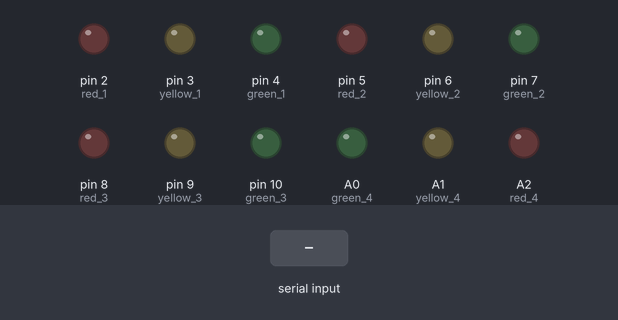
The sketch below on a simulated Arduino Uno, built with avr-gcc and run on an emulated ATmega328P. Shown: output pins drawn as LEDs (lit = HIGH). The inputs (shaded band) are chosen by the test bench. EEPROM starts erased.

Above: at 1.2 s.
1.3 s: "1" received over Serial
At 1.7 s:
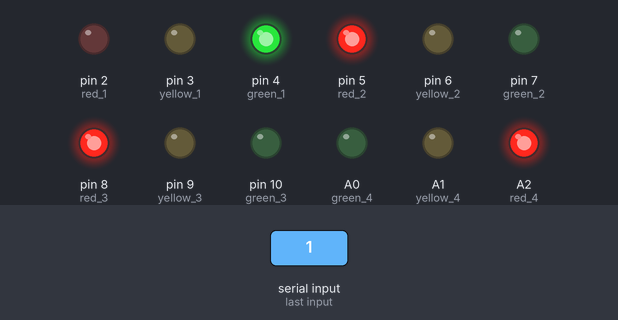
2.8 s: "2" received over Serial
At 4.0 s:
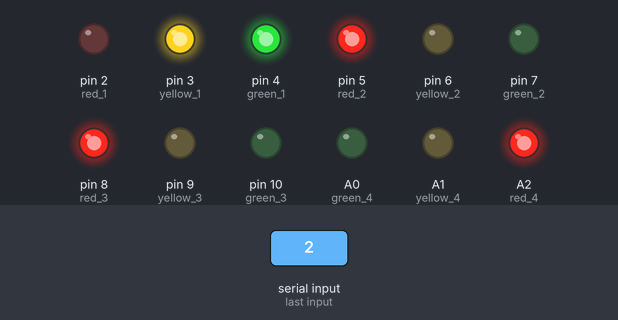
5.8 s: "3" received over Serial
At 6.3 s:
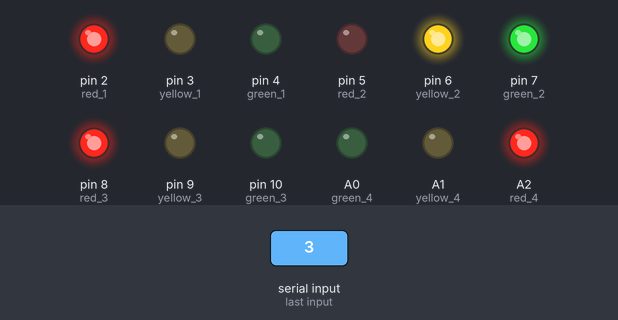
8.8 s: "4" received over Serial
At 9.8 s:
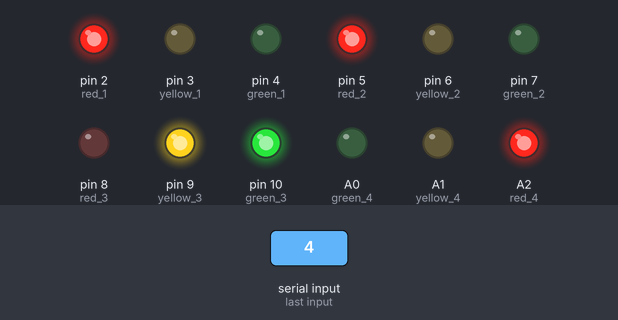
11.8 s: "1" received over Serial
At 12.1 s:
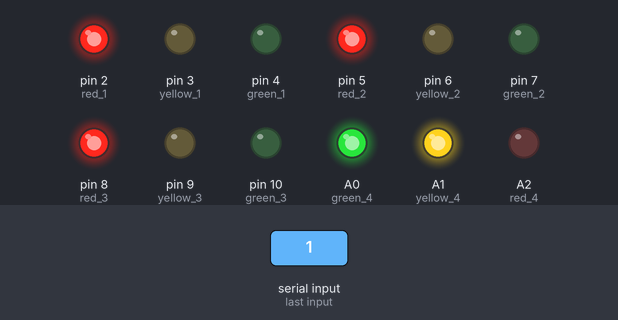
Timing chart, 0 to 15.3 s (numbered marks = the images above; inputs shaded):
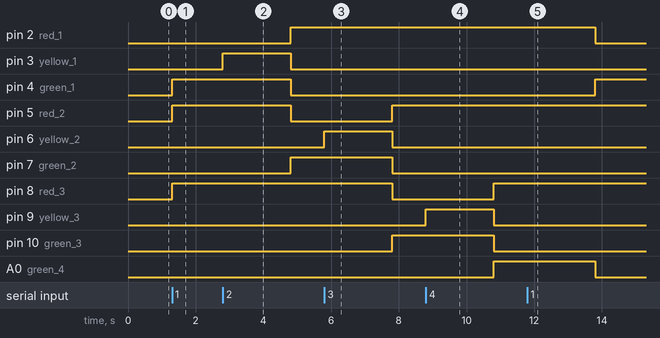

The sketch:

signal_control.ino
```cpp
/*
*
* Project Name: 	Traffic Law Enforcement System
* Author List: 		Ankitha Girish, Aiswarya Arun, Aishwarya LV, Job Jacob
* Filename: 		signal_control.ino
* Functions: 		void setup(), void loop()
* Global Variables:	1) red_1 of type int
*                       2) yellow_1 of type int
*                       3) green_1 of type int
*                       4) red_2 of type int
*                       5) yellow_2 of type int
*                       6) green_2 of type int
*                       7) red_3 of type int
*                       8) yellow_3 of type int
*                       9) green_3 of type int
*                       10) red_4 of type int
*                       11) yellow_4 of type int
*                       12) green_4 of type int
*                       13) incoming_bit of type char
*                       14) prev_incoming_bit of type char
*
*/

#include<EEPROM.h> // to store the previous green signal lane onto the EEPROM of the Arduino board

// declaring pins for the first traffic signal:
int red_1 = 2;
int yellow_1 = 3;
int green_1 = 4;

// declaring pins for the second traffic signal:
int red_2 = 5;
int yellow_2 = 6;
int green_2 = 7;

// declaring pins for the third traffic signal:
int red_3 = 8;
int yellow_3 = 9;
int green_3 = 10;

// declaring pins for the fourth traffic signal:
int red_4 = A2;
int yellow_4 = A1;
int green_4 = A0;

char incoming_bit; // for incoming serial data
char prev_incoming_bit; // for controlling yellow light

/*
*
* Function Name: 	setup()
* Input: 		None
* Output: 		None
* Logic: 		This function is used to initialize the pin modes of the LEDs which represent the traffic signals in our model. It also
*                       sets the data rate as 9600bps for serial data transmission. This function will only run once, after each powerup or
*                       reset of the Arduino board.
* Example Call:		setup(); --> from any function in the file
*
*/
void setup() {
    // configuring the specified pins to act as output of the LEDs:
    pinMode(red_1, OUTPUT);
    pinMode(yellow_1, OUTPUT);
    pinMode(green_1, OUTPUT);
    pinMode(red_2, OUTPUT);
    pinMode(yellow_2, OUTPUT);
    pinMode(green_2, OUTPUT);
    pinMode(red_3, OUTPUT);
    pinMode(yellow_3, OUTPUT);
    pinMode(green_3, OUTPUT);
    pinMode(red_4, OUTPUT);
    pinMode(yellow_4, OUTPUT);
    pinMode(green_4, OUTPUT);
    Serial.begin(9600); // opens serial port, sets data rate to 9600 bps
}

/*
*
* Function Name: 	loop()
* Input: 		None
* Output: 		None
* Logic: 		This function runs on and on like a loop as long as the Arduino has power.
*                       First it checks if the Arduino is receiving any serial data. If yes then depending on the data, the corresponding
*                       if statement (ie. for signal 1, signal 2, signal 3, signal 4) will run. If '1' the first signal will go green and the
*                       rest will go red, if '2' the second signal will go green and the rest will go red, if '3' the third signal will go
*                       green and the rest will go red and if '4' the fourth signal will go green and the rest will go red. The header file
*                       EEPROM.h is used to store the previous green signal serial data to the EEPROM so that we can blink the yellow (slow down)
*                       LED before the signal turns from green to red.
* Example Call:		loop(); --> from any function in the file
*
*/
void loop() {
    // reply only when you receive data:
    if(Serial.available() > 0) {
        // read the incoming byte:
        incoming_bit = Serial.read();
        // to run the appropriate condition based on the compared density
        if(incoming_bit == '1')
        {
            // for yellow signal
            prev_incoming_bit = EEPROM.read(1000);
            if(prev_incoming_bit == '2')
            {
                digitalWrite(yellow_2, HIGH);
                delay(2000);
            }
            else if(prev_incoming_bit == '3')
            {
                digitalWrite(yellow_3, HIGH);
                delay(2000);
            }
            else if(prev_incoming_bit == '4')
            {
                digitalWrite(yellow_4, HIGH);
                delay(2000);
            }
            EEPROM.write(1000, '1'); // writing the currrent active green signal to the memory address 1000
            digitalWrite(red_1, LOW);
            digitalWrite(yellow_1, LOW);
            digitalWrite(green_1, HIGH);
            digitalWrite(red_2, HIGH);
            digitalWrite(yellow_2, LOW);
            digitalWrite(green_2, LOW);
            digitalWrite(red_3, HIGH);
            digitalWrite(yellow_3, LOW);
            digitalWrite(green_3, LOW);
            digitalWrite(red_4, HIGH);
            digitalWrite(yellow_4, LOW);
            digitalWrite(green_4, LOW);
        }
        else if(incoming_bit == '2')
        {
            // for yellow signal
            prev_incoming_bit = EEPROM.read(1000);
            if(prev_incoming_bit == '1')
            {
                digitalWrite(yellow_1, HIGH);
                delay(2000);
            }
            else if(prev_incoming_bit == '3')
            {
                digitalWrite(yellow_3, HIGH);
                delay(2000);
            }
            else if(prev_incoming_bit == '4')
            {
                digitalWrite(yellow_4, HIGH);
                delay(2000);
            }
            EEPROM.write(1000, '2'); // writing the currrent active green signal to the memory address 1000
            digitalWrite(red_1, HIGH);
            digitalWrite(yellow_1, LOW);
            digitalWrite(green_1, LOW);
            digitalWrite(red_3, HIGH);
            digitalWrite(yellow_3, LOW);
            digitalWrite(green_3, LOW);
            digitalWrite(red_4, HIGH);
            digitalWrite(yellow_4, LOW);
            digitalWrite(green_4, LOW);
            digitalWrite(red_2, LOW);
            digitalWrite(yellow_2, LOW);
            digitalWrite(green_2, HIGH);
        }
        else if(incoming_bit == '3')
        {
            // for yellow signal
            prev_incoming_bit = EEPROM.read(1000);
            if(prev_incoming_bit == '1')
            {
                digitalWrite(yellow_1, HIGH);
                delay(2000);
            }
            else if(prev_incoming_bit == '2')
            {
                digitalWrite(yellow_2, HIGH);
                delay(2000);
            }
            else if(prev_incoming_bit == '4')
            {
                digitalWrite(yellow_4, HIGH);
                delay(2000);
            }
            EEPROM.write(1000, '3'); // writing the currrent active green signal to the memory address 1000
            digitalWrite(red_1, HIGH);
            digitalWrite(yellow_1, LOW);
            digitalWrite(green_1, LOW);
            digitalWrite(red_2, HIGH);
            digitalWrite(yellow_2, LOW);
            digitalWrite(green_2, LOW);
            digitalWrite(red_3, LOW);
            digitalWrite(yellow_3, LOW);
            digitalWrite(green_3, HIGH);
            digitalWrite(red_4, HIGH);
            digitalWrite(yellow_4, LOW);
            digitalWrite(green_4, LOW);
        }
        else if(incoming_bit == '4')
        {
            // for yellow signal
            prev_incoming_bit = EEPROM.read(1000);
            if(prev_incoming_bit == '1')
            {
                digitalWrite(yellow_1, HIGH);
                delay(2000);
            }
            else if(prev_incoming_bit == '2')
            {
                digitalWrite(yellow_2, HIGH);
                delay(2000);
            }
            else if(prev_incoming_bit == '3')
            {
                digitalWrite(yellow_3, HIGH);
                delay(2000);
            }
            EEPROM.write(1000, '4'); // writing the currrent active green signal to the memory address 1000
            digitalWrite(red_1, HIGH);
            digitalWrite(yellow_1, LOW);
            digitalWrite(green_1, LOW);
            digitalWrite(red_2, HIGH);
            digitalWrite(yellow_2, LOW);
            digitalWrite(green_2, LOW);
            digitalWrite(red_3, HIGH);
            digitalWrite(yellow_3, LOW);
            digitalWrite(green_3, LOW);
            digitalWrite(red_4, LOW);
            digitalWrite(yellow_4, LOW);
            digitalWrite(green_4, HIGH);
        }
    }
}
```

Measured:
- after the input at 1.3 s, pin 4 (green_1), pin 5 (red_2), pin 8 (red_3), A2 (red_4): LOW → HIGH at once
- after the input at 2.8 s, pin 2 (red_1), pin 7 (green_2): LOW → HIGH after 2.0 s; pin 3 (yellow_1): LOW → HIGH at once, → LOW 2.0 s later; pin 4 (green_1), pin 5 (red_2): HIGH → LOW after 2.0 s
- after the input at 5.8 s, pin 5 (red_2), pin 10 (green_3): LOW → HIGH after 2.0 s; pin 6 (yellow_2): LOW → HIGH at once, → LOW 2.0 s later; pin 7 (green_2), pin 8 (red_3): HIGH → LOW after 2.0 s
- after the input at 8.8 s, pin 8 (red_3), A0 (green_4): LOW → HIGH after 2.0 s; pin 9 (yellow_3): LOW → HIGH at once, → LOW 2.0 s later; pin 10 (green_3), A2 (red_4): HIGH → LOW after 2.0 s
- after the input at 11.8 s, pin 2 (red_1), A0 (green_4): HIGH → LOW after 2.0 s; pin 4 (green_1), A2 (red_4): LOW → HIGH after 2.0 s; A1 (yellow_4): LOW → HIGH at once, → LOW 2.0 s later
